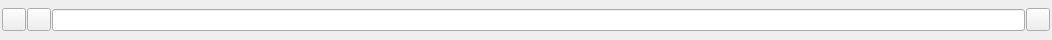
<?xml version="1.0" encoding="UTF-8"?>
<ui version="4.0">
 <class>NetUrlView</class>
 <widget class="QWidget" name="NetUrlView">
  <property name="geometry">
   <rect>
    <x>0</x>
    <y>0</y>
    <width>1052</width>
    <height>40</height>
   </rect>
  </property>
  <property name="windowTitle">
   <string>NetUrlView</string>
  </property>
  <layout class="QHBoxLayout" name="horizontalLayout">
   <property name="spacing">
    <number>1</number>
   </property>
   <property name="leftMargin">
    <number>2</number>
   </property>
   <property name="topMargin">
    <number>2</number>
   </property>
   <property name="rightMargin">
    <number>2</number>
   </property>
   <property name="bottomMargin">
    <number>2</number>
   </property>
   <item>
    <widget class="QToolButton" name="last_page_btn">
     <property name="text">
      <string/>
     </property>
    </widget>
   </item>
   <item>
    <widget class="QToolButton" name="next_page_btn">
     <property name="text">
      <string/>
     </property>
    </widget>
   </item>
   <item>
    <widget class="QLineEdit" name="url_edit"/>
   </item>
   <item>
    <widget class="QToolButton" name="refresh_page_btn">
     <property name="text">
      <string/>
     </property>
    </widget>
   </item>
  </layout>
 </widget>
 <layoutdefault spacing="6" margin="11"/>
 <resources/>
 <connections/>
</ui>
